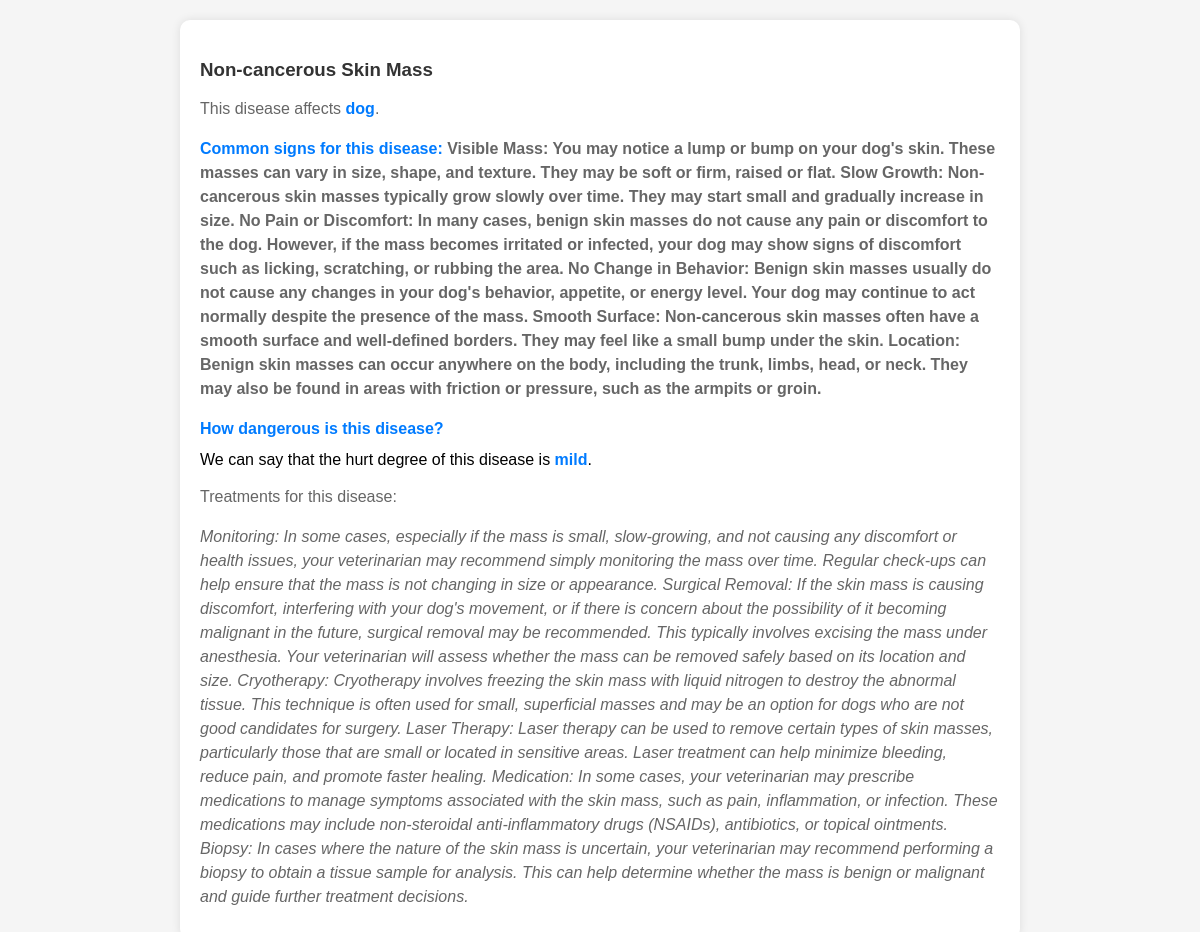
Screenshot of /pet_Health/3/ with the database file from the repository.
### pet_Health/models.py (models this page shows)
class Disease (models.Model) :
    disease_name = models.CharField(max_length=150)
    on_pet = (
        ('cat','Cat') ,
        ('dog','Dog') ,
    )
    animal = models.CharField(max_length=3, choices=on_pet)
    common_signs = models.TextField(default="this is the most common signs")
    disease_degree = (
        ('mild','Mild') ,
        ('moderate','Moderate') ,
        ('moderately_severe','Moderately_severe') ,
        ('severe','Severe') ,
        ('critical','Critical') ,
    )
    hurt_degree = models.CharField(max_length=50 , choices=disease_degree)
    treatment = models.TextField(default="These are the treatments we recommend")

### pet_Health/views.py (the view)
# urls.py: path('<int:disease_id>/' , views.detail , name = 'detail') ,
def detail(request , disease_id ) :
    selected_disease = Disease.objects.get(pk=disease_id)
    context = {
          'selected_disease' : selected_disease
     }
    return render (request , "pet_Health/detail.html" , context)

### pet_Health/templates/pet_Health/detail.html (shortened to what this page needs)
<!DOCTYPE html>
<html lang="en">
<head>
</head>
<body>
    <div class="container">
        <h3>{{ selected_disease.disease_name }}</h3>
        <p>This disease affects <b>{{ selected_disease.animal }}</b>.</p>
        <p class="common-signs"><b>Common signs for this disease:</b> {{ selected_disease.common_signs }}</p>
        <p>
            <b>How dangerous is this disease?</b>
            <div>We can say that the hurt degree of this disease is <b>{{ selected_disease.hurt_degree }}</b>.</div>
        </p>
        <p>Treatments for this disease:</p>
        <p class="treatment">{{ selected_disease.treatment }}</p>
    </div>
</body>
</html>

### pet_Health/templates/pet_Health/detail.html (style rules this page uses)
body { font-family: Arial, sans-serif; margin: 0; padding: 0; background-color: #f5f5f5; }
.container { max-width: 800px; margin: 20px auto; padding: 20px; background-color: #fff; border-radius: 10px; box-shadow: 0 0 10px rgba(0, 0, 0, 0.1); }
h3 { color: #333; margin-bottom: 10px; }
p { color: #666; line-height: 1.5; margin-bottom: 10px; }
b { color: #007bff; }
.treatment { font-style: italic; }
.common-signs { font-weight: bold; }

### rows the page displays
Disease: disease_name "Non-cancerous Skin Mass", animal "dog", common_signs "Visible Mass: You may notice a lump or bump on your dog's skin. These masses can vary in size, shape, and texture. They may be soft or firm, raised or flat. Slow Growth: Non-cancerous skin masses typically grow slowly over time. They may start small and gradually increase in size. No Pain or Discomfort: In many cases, benign skin masses do not cause any pain or discomfort to the dog. However, if the mass becomes irritated or infected, your dog may show signs of discomfort such as licking, scratching, or rubbing the area. No Change in Behavior: Benign skin masses usually do not cause any changes in your dog's behavior, appetite, or energy level. Your dog may continue to act normally despite…", hurt_degree "mild", treatment "Monitoring: In some cases, especially if the mass is small, slow-growing, and not causing any discomfort or health issues, your veterinarian may recommend simply monitoring the mass over time. Regular check-ups can help ensure that the mass is not changing in size or appearance. Surgical Removal: If the skin mass is causing discomfort, interfering with your dog's movement, or if there is concern about the possibility of it becoming malignant in the future, surgical removal may be recommended. This typically involves excising the mass under anesthesia. Your veterinarian will assess whether the mass can be removed safely based on its location and size. Cryotherapy: Cryotherapy involves…"
